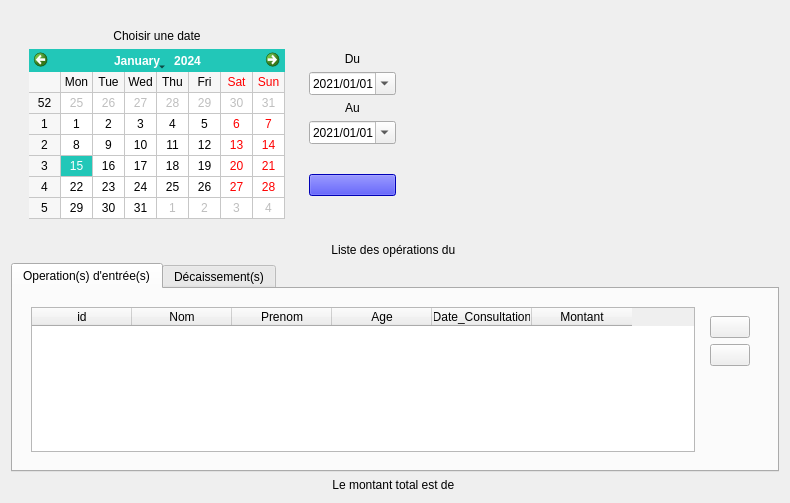
<?xml version="1.0" encoding="UTF-8"?>
<ui version="4.0">
 <class>Form</class>
 <widget class="QWidget" name="Form">
  <property name="geometry">
   <rect>
    <x>0</x>
    <y>0</y>
    <width>790</width>
    <height>503</height>
   </rect>
  </property>
  <property name="windowTitle">
   <string>Gestion Caisse</string>
  </property>
  <property name="styleSheet">
   <string notr="true"/>
  </property>
  <layout class="QVBoxLayout" name="verticalLayout_3">
   <item>
    <widget class="QWidget" name="widget_3" native="true">
     <property name="styleSheet">
      <string notr="true"/>
     </property>
     <layout class="QHBoxLayout" name="horizontalLayout">
      <item>
       <widget class="QWidget" name="widget_2" native="true">
        <layout class="QVBoxLayout" name="verticalLayout_2">
         <item>
          <widget class="QLabel" name="label_3">
           <property name="styleSheet">
            <string notr="true">font: 75 14pt &quot;cmr10&quot;;</string>
           </property>
           <property name="text">
            <string>Choisir une date</string>
           </property>
           <property name="alignment">
            <set>Qt::AlignCenter</set>
           </property>
          </widget>
         </item>
         <item>
          <widget class="QCalendarWidget" name="calendrier">
           <property name="styleSheet">
            <string notr="true">selection-background-color: rgb(34, 199, 184);
</string>
           </property>
           <property name="gridVisible">
            <bool>true</bool>
           </property>
          </widget>
         </item>
        </layout>
       </widget>
      </item>
      <item>
       <widget class="QWidget" name="widget_5" native="true">
        <layout class="QVBoxLayout" name="verticalLayout_4">
         <item>
          <spacer name="verticalSpacer_5">
           <property name="orientation">
            <enum>Qt::Vertical</enum>
           </property>
           <property name="sizeHint" stdset="0">
            <size>
             <width>20</width>
             <height>40</height>
            </size>
           </property>
          </spacer>
         </item>
         <item>
          <widget class="QLabel" name="label_5">
           <property name="text">
            <string>Du</string>
           </property>
           <property name="alignment">
            <set>Qt::AlignCenter</set>
           </property>
          </widget>
         </item>
         <item>
          <widget class="QDateEdit" name="date_01">
           <property name="dateTime">
            <datetime>
             <hour>0</hour>
             <minute>0</minute>
             <second>0</second>
             <year>2021</year>
             <month>1</month>
             <day>1</day>
            </datetime>
           </property>
           <property name="displayFormat">
            <string>yyyy/MM/dd</string>
           </property>
           <property name="calendarPopup">
            <bool>true</bool>
           </property>
          </widget>
         </item>
         <item>
          <widget class="QLabel" name="label_6">
           <property name="text">
            <string>Au</string>
           </property>
           <property name="alignment">
            <set>Qt::AlignCenter</set>
           </property>
          </widget>
         </item>
         <item>
          <widget class="QDateEdit" name="date_02">
           <property name="wrapping">
            <bool>false</bool>
           </property>
           <property name="accelerated">
            <bool>false</bool>
           </property>
           <property name="showGroupSeparator" stdset="0">
            <bool>false</bool>
           </property>
           <property name="dateTime">
            <datetime>
             <hour>0</hour>
             <minute>0</minute>
             <second>0</second>
             <year>2021</year>
             <month>1</month>
             <day>1</day>
            </datetime>
           </property>
           <property name="displayFormat">
            <string>yyyy/MM/dd</string>
           </property>
           <property name="calendarPopup">
            <bool>true</bool>
           </property>
          </widget>
         </item>
         <item>
          <spacer name="verticalSpacer_2">
           <property name="orientation">
            <enum>Qt::Vertical</enum>
           </property>
           <property name="sizeHint" stdset="0">
            <size>
             <width>20</width>
             <height>40</height>
            </size>
           </property>
          </spacer>
         </item>
         <item>
          <widget class="QPushButton" name="afficher">
           <property name="styleSheet">
            <string notr="true">background-color: blue;
color: rgb(255, 255, 255);

</string>
           </property>
           <property name="text">
            <string/>
           </property>
          </widget>
         </item>
         <item>
          <spacer name="verticalSpacer_3">
           <property name="orientation">
            <enum>Qt::Vertical</enum>
           </property>
           <property name="sizeHint" stdset="0">
            <size>
             <width>20</width>
             <height>40</height>
            </size>
           </property>
          </spacer>
         </item>
        </layout>
       </widget>
      </item>
      <item>
       <spacer name="horizontalSpacer_2">
        <property name="orientation">
         <enum>Qt::Horizontal</enum>
        </property>
        <property name="sizeHint" stdset="0">
         <size>
          <width>40</width>
          <height>20</height>
         </size>
        </property>
       </spacer>
      </item>
      <item>
       <widget class="QLabel" name="logo_caisse">
        <property name="text">
         <string/>
        </property>
        <property name="pixmap">
         <pixmap>../../../../../../../../../../../.designer/icon/db design logo officiel.png</pixmap>
        </property>
        <property name="alignment">
         <set>Qt::AlignCenter</set>
        </property>
       </widget>
      </item>
      <item>
       <spacer name="horizontalSpacer">
        <property name="orientation">
         <enum>Qt::Horizontal</enum>
        </property>
        <property name="sizeHint" stdset="0">
         <size>
          <width>40</width>
          <height>20</height>
         </size>
        </property>
       </spacer>
      </item>
     </layout>
    </widget>
   </item>
   <item>
    <widget class="QLabel" name="label_date">
     <property name="styleSheet">
      <string notr="true">font: 75 14pt &quot;cmr10&quot;;</string>
     </property>
     <property name="text">
      <string>Liste des opérations du </string>
     </property>
     <property name="alignment">
      <set>Qt::AlignCenter</set>
     </property>
    </widget>
   </item>
   <item>
    <widget class="QTabWidget" name="cont">
     <property name="currentIndex">
      <number>0</number>
     </property>
     <widget class="QWidget" name="op">
      <attribute name="title">
       <string>Operation(s) d'entrée(s)</string>
      </attribute>
      <layout class="QVBoxLayout" name="verticalLayout_5">
       <item>
        <widget class="QWidget" name="widget_4" native="true">
         <layout class="QHBoxLayout" name="horizontalLayout_2">
          <item>
           <widget class="QTableWidget" name="vue_caisse">
            <property name="alternatingRowColors">
             <bool>true</bool>
            </property>
            <property name="sortingEnabled">
             <bool>true</bool>
            </property>
            <column>
             <property name="text">
              <string>id</string>
             </property>
            </column>
            <column>
             <property name="text">
              <string>Nom</string>
             </property>
            </column>
            <column>
             <property name="text">
              <string>Prenom</string>
             </property>
            </column>
            <column>
             <property name="text">
              <string>Age</string>
             </property>
            </column>
            <column>
             <property name="text">
              <string>Date_Consultation</string>
             </property>
            </column>
            <column>
             <property name="text">
              <string>Montant</string>
             </property>
            </column>
           </widget>
          </item>
          <item>
           <widget class="QWidget" name="widget" native="true">
            <layout class="QVBoxLayout" name="verticalLayout">
             <item>
              <widget class="QPushButton" name="Actualiser">
               <property name="styleSheet">
                <string notr="true">color: rgb(126, 146, 181);
font: 25 10pt &quot;Fira Code&quot;;</string>
               </property>
               <property name="text">
                <string/>
               </property>
               <property name="iconSize">
                <size>
                 <width>30</width>
                 <height>30</height>
                </size>
               </property>
              </widget>
             </item>
             <item>
              <widget class="QPushButton" name="imprimer_caisse">
               <property name="styleSheet">
                <string notr="true">color: rgb(126, 146, 181);
font: 25 10pt &quot;Fira Code&quot;;</string>
               </property>
               <property name="text">
                <string/>
               </property>
               <property name="iconSize">
                <size>
                 <width>30</width>
                 <height>30</height>
                </size>
               </property>
              </widget>
             </item>
             <item>
              <spacer name="verticalSpacer">
               <property name="orientation">
                <enum>Qt::Vertical</enum>
               </property>
               <property name="sizeHint" stdset="0">
                <size>
                 <width>20</width>
                 <height>40</height>
                </size>
               </property>
              </spacer>
             </item>
            </layout>
           </widget>
          </item>
         </layout>
        </widget>
       </item>
      </layout>
     </widget>
     <widget class="QWidget" name="tab_2">
      <attribute name="title">
       <string>Décaissement(s)</string>
      </attribute>
      <layout class="QVBoxLayout" name="verticalLayout_7">
       <item>
        <widget class="QWidget" name="widget_6" native="true">
         <layout class="QHBoxLayout" name="horizontalLayout_10">
          <item>
           <widget class="QTableWidget" name="vue_dec_caisse">
            <property name="enabled">
             <bool>true</bool>
            </property>
            <property name="font">
             <font>
              <family>MS Shell Dlg 2</family>
              <pointsize>11</pointsize>
              <weight>9</weight>
              <italic>false</italic>
              <bold>false</bold>
             </font>
            </property>
            <property name="styleSheet">
             <string notr="true">color: rgb(78, 119, 140);
font: 75 11pt &quot;MS Shell Dlg 2&quot;;</string>
            </property>
            <property name="frameShape">
             <enum>QFrame::StyledPanel</enum>
            </property>
            <property name="frameShadow">
             <enum>QFrame::Sunken</enum>
            </property>
            <property name="alternatingRowColors">
             <bool>true</bool>
            </property>
            <property name="gridStyle">
             <enum>Qt::SolidLine</enum>
            </property>
            <property name="sortingEnabled">
             <bool>true</bool>
            </property>
            <attribute name="horizontalHeaderCascadingSectionResizes">
             <bool>true</bool>
            </attribute>
            <attribute name="horizontalHeaderShowSortIndicator" stdset="0">
             <bool>true</bool>
            </attribute>
            <attribute name="verticalHeaderCascadingSectionResizes">
             <bool>true</bool>
            </attribute>
            <attribute name="verticalHeaderStretchLastSection">
             <bool>false</bool>
            </attribute>
            <column>
             <property name="text">
              <string>id</string>
             </property>
            </column>
            <column>
             <property name="text">
              <string>Date</string>
             </property>
            </column>
            <column>
             <property name="text">
              <string>Motif du décaissement</string>
             </property>
            </column>
            <column>
             <property name="text">
              <string>Preneur</string>
             </property>
            </column>
            <column>
             <property name="text">
              <string>Montant</string>
             </property>
            </column>
           </widget>
          </item>
          <item>
           <widget class="QWidget" name="widget_8" native="true">
            <layout class="QVBoxLayout" name="verticalLayout_6">
             <item>
              <widget class="QLabel" name="label_8">
               <property name="styleSheet">
                <string notr="true">color: rgb(62, 119, 140);</string>
               </property>
               <property name="text">
                <string>Trié par</string>
               </property>
              </widget>
             </item>
             <item>
              <widget class="QComboBox" name="comboBox_4"/>
             </item>
             <item>
              <widget class="QPushButton" name="btn_imp_caisse">
               <property name="styleSheet">
                <string notr="true">color: rgb(62, 119, 140);</string>
               </property>
               <property name="text">
                <string>Imprimer</string>
               </property>
              </widget>
             </item>
             <item>
              <spacer name="verticalSpacer_4">
               <property name="orientation">
                <enum>Qt::Vertical</enum>
               </property>
               <property name="sizeHint" stdset="0">
                <size>
                 <width>20</width>
                 <height>40</height>
                </size>
               </property>
              </spacer>
             </item>
            </layout>
           </widget>
          </item>
         </layout>
        </widget>
       </item>
      </layout>
     </widget>
    </widget>
   </item>
   <item>
    <widget class="QLabel" name="label_total">
     <property name="styleSheet">
      <string notr="true">font: 75 14pt &quot;cmr10&quot;;</string>
     </property>
     <property name="text">
      <string>Le montant total est de </string>
     </property>
     <property name="alignment">
      <set>Qt::AlignCenter</set>
     </property>
    </widget>
   </item>
  </layout>
 </widget>
 <resources/>
 <connections/>
</ui>
